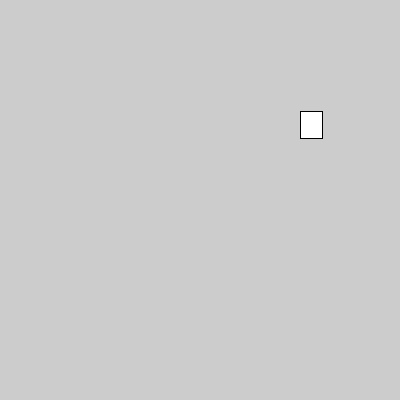
Frame 1 (no input)
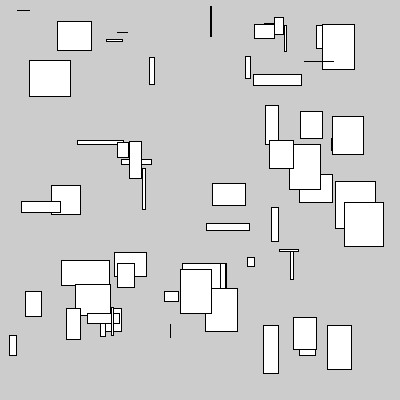
Frame 60 (the mouse pressed at the canvas centre just before this capture)
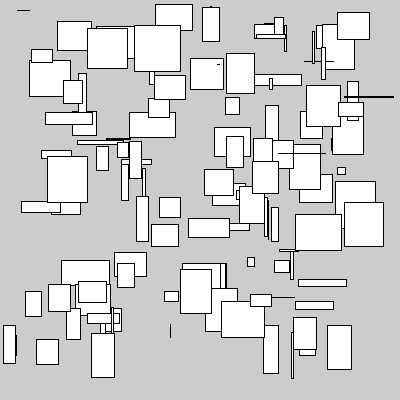
Frame 120 (the mouse held since frame 60 and released just before this capture)

The Processing sketch that drew these frames (run headless with seeded random() and noise(); from frame 60 on, the mouse is pressed at the canvas centre):

// Processing sketch: q2
// ── q2.pde
void setup() {
  size(400, 400); 

  // Example usage
  int px = mouseX; 
  int py = mouseY; 
  int rx = int(random(350));
  int ry = int(random(350));
  int rw = int(random(50)); 
  int rh = int(random(50)); 

  boolean pointInside = isPointInRect(px, py, rx, ry, rw, rh);
  println("Point is inside the rectangle: " + pointInside);
}

void draw() {
  // Example dynamic check with mouse position
  int rx = int(random(350)); 
  int ry = int(random(350)); 
  int rw = int(random(50)); 
  int rh = int(random(50)); 

  rect(rx, ry, rw, rh);
  boolean pointInside = isPointInRect(mouseX, mouseY, rx, ry, rw, rh);
  println("Mouse is inside the rectangle: " + pointInside);
}

boolean isPointInRect(int pointX, int pointY, int rectX, int rectY, int rectWidth, int rectHeight) {
  return pointX > rectX && pointX < rectX + rectWidth && pointY > rectY && pointY < rectY + rectHeight;
}
